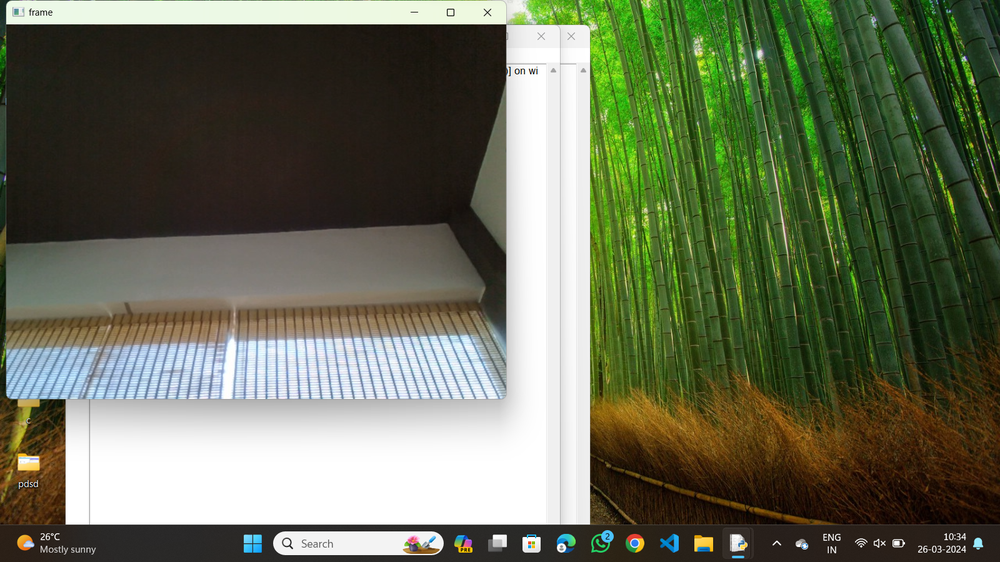
#> input picture OUTPUTS/07.png, 1000 x 562 px, shrunk from 1600 x 900 before the run, given in place of 07.jpg, which was not available
$ python '19.edge detection sobel along xy axis.py'   (older library calls are emulated)
#> lines starting #> are read from the running program, lines starting #| are printed output that depends on the picture; after the words box and inside, x2 and y2 are one past the last pixel; in counts of white or black regions, pixels touching at a corner belong together; pictures that were not available may be replaced by others from this repository, and a replacement may not be noted
import cv2
img = cv2.imread(r"C:\Users\Teja\Desktop\cv\input\07.jpg")
#> img is the input picture: shape (562, 1000, 3); mean B, G, R 86.3, 109.5, 102.9
img_gray = cv2.cvtColor(img, cv2.COLOR_BGR2GRAY)
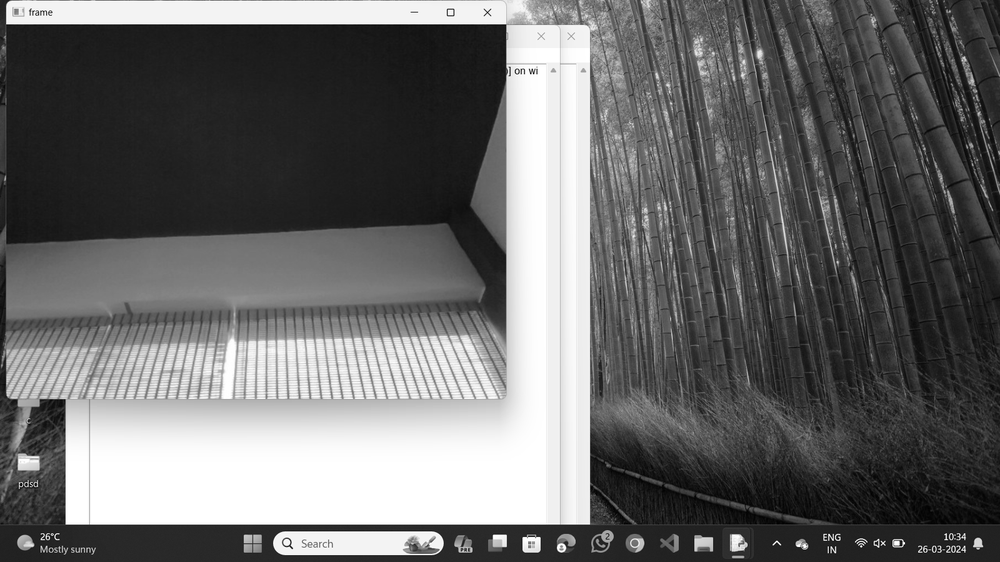
#> img_gray: shape (562, 1000); min 0, max 255, mean 104.9
img_blur = cv2.GaussianBlur(img_gray, (3,3), 0)
sobelxy = cv2.Sobel(src=img_blur, ddepth=cv2.CV_64F, dx=1, dy=1, ksize=5)
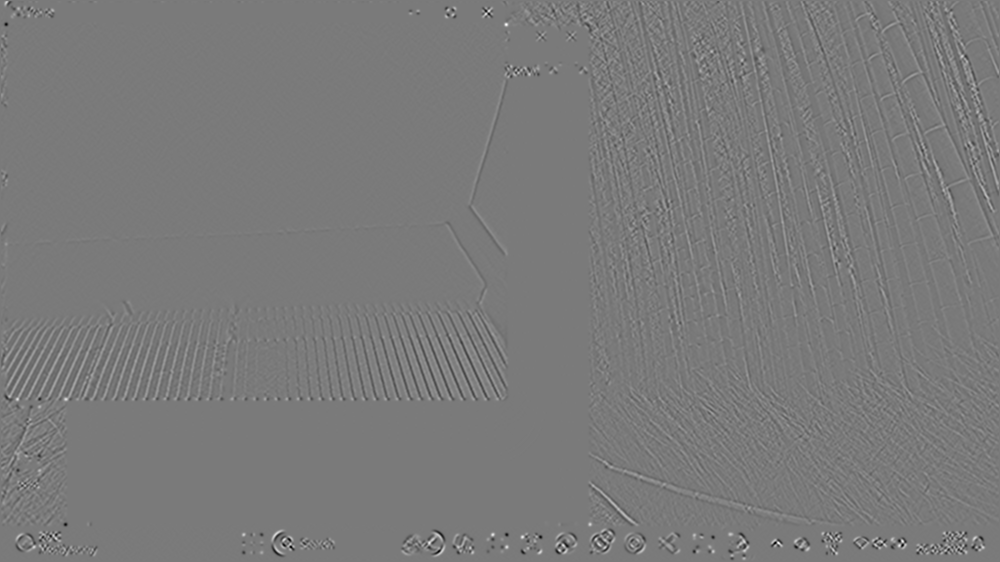
#> sobelxy: shape (562, 1000) float64; min -1558, max 1684, mean 0; drawn with min black and max white
cv2.imshow('Sobel X Y using Sobel() function', sobelxy)
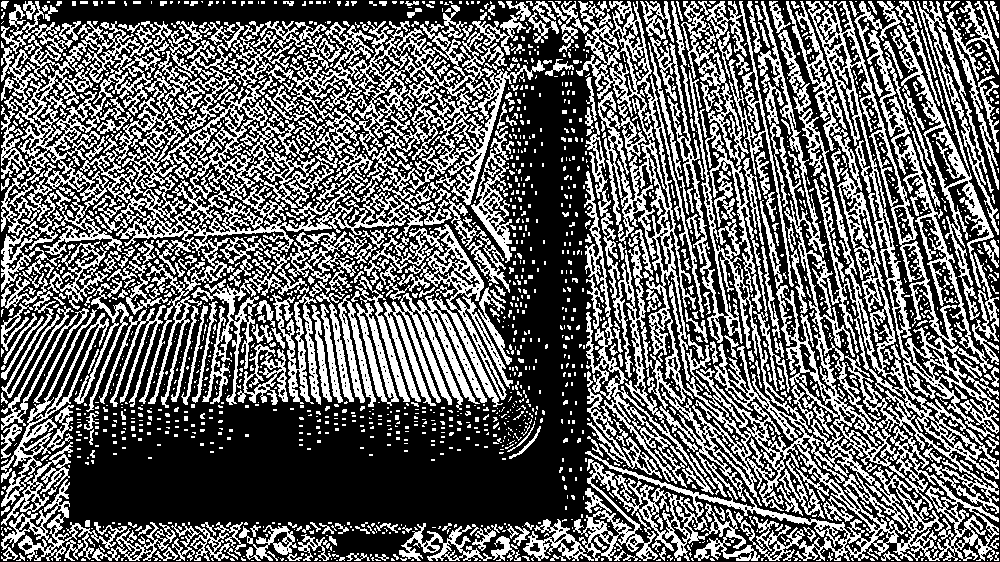
#> window 'Sobel X Y using Sobel() functi': shape (562, 1000); 40.1% white in thin lines or dots
cv2.waitKey(0)

$ run again, with OUTPUTS/01.png copied over OUTPUTS/07.png
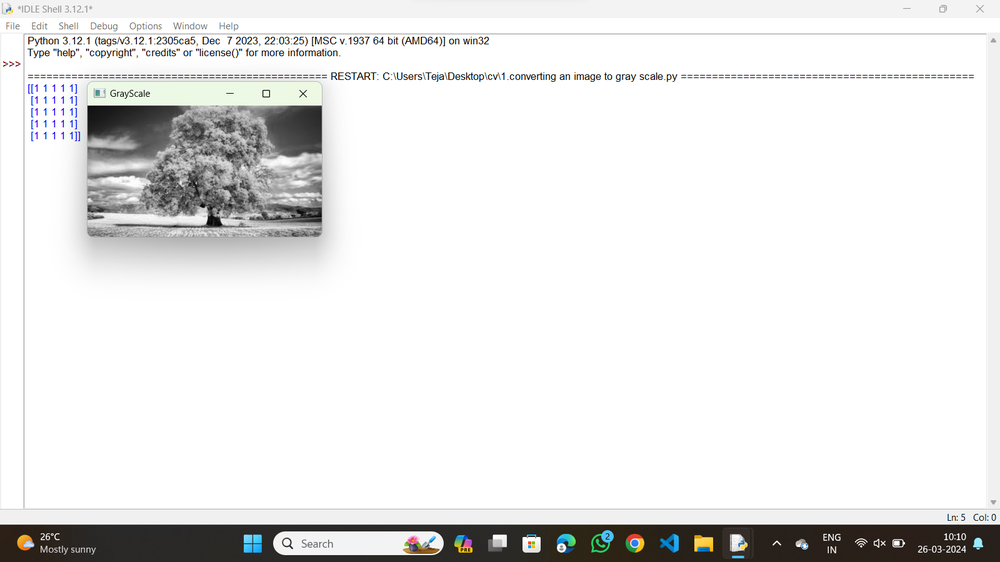
#> input picture OUTPUTS/01.png, 1000 x 562 px, shrunk from 1600 x 900 before the run, given in place of 07.jpg, which was not available
#> img is the input picture: shape (562, 1000, 3); mean B, G, R 231.6, 232, 232
#> `sobelxy = cv2.Sobel(src=img_blur, ddepth=cv2.CV_64F, dx=1, dy=1, ksize..`:
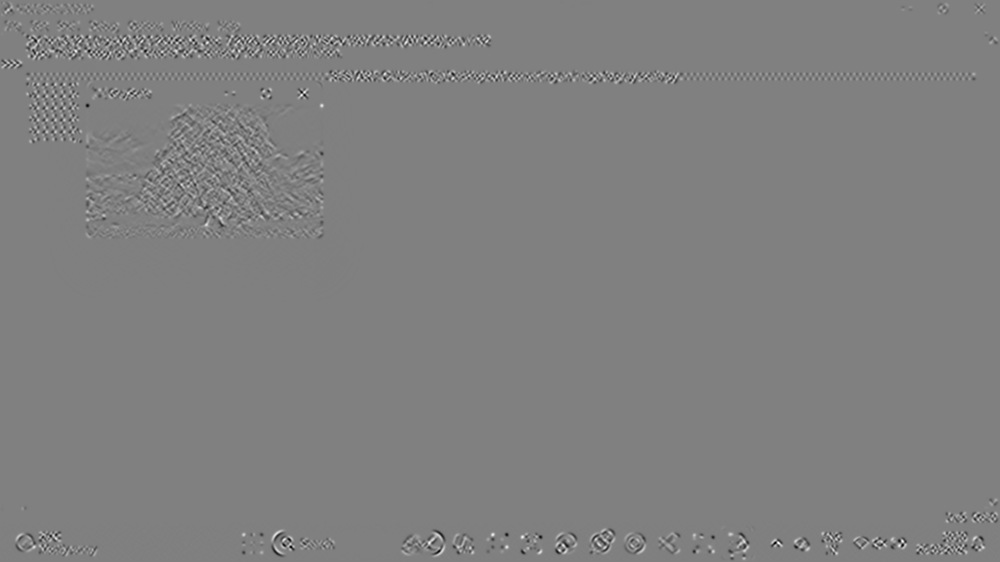
#> sobelxy: shape (562, 1000) float64; min -1558, max 1544, mean 0; drawn with min black and max white
#> `cv2.imshow('Sobel X Y using Sobel() function', sobelxy)`:
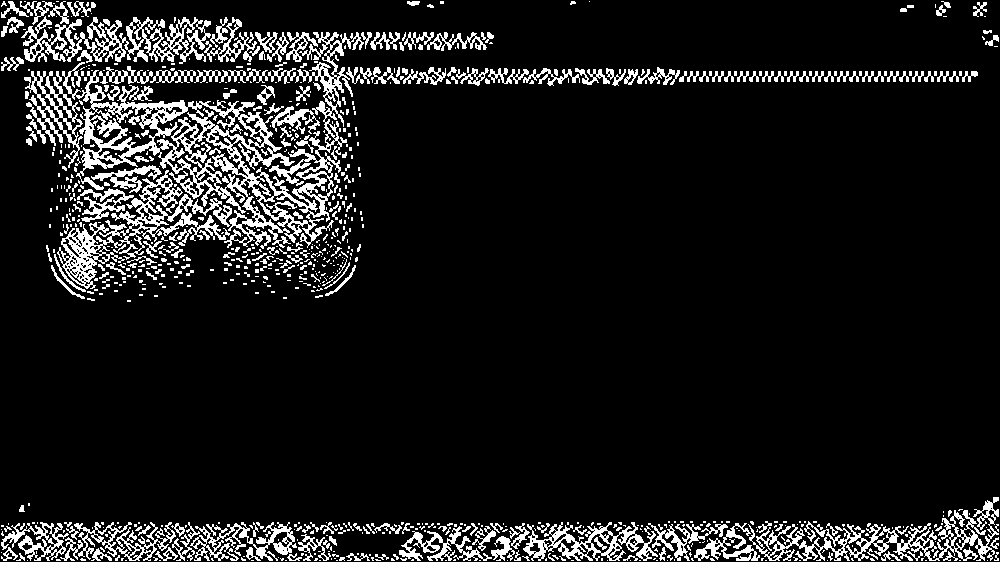
#> window 'Sobel X Y using Sobel() functi': shape (562, 1000); 10.4% white; 852 white regions (625 under 20 px), largest, box (x1, y1, x2, y2) and area: (62, 32, 364, 249) 14113, (57, 170, 232, 289) 4451, (748, 497, 999, 561) 4049
